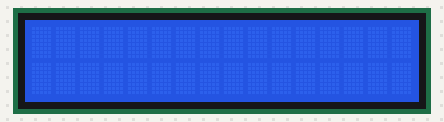
Simulated run of this sketch. Board: Arduino Uno, built with avr-gcc and run on an emulated ATmega328P. Shown: 16×2 character LCD.

Above: at 0.1 s.
At 1.1 s:
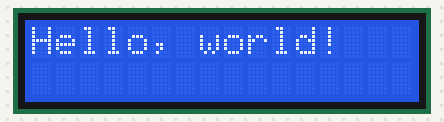

Measured:
- what the display in image 1 shows lasts 8.0 s, from 1.1 s to 9.1 s

The sketch:

lcd.ino
```cpp
#include <Wire.h>
#include <LCD.h>
#include <LiquidCrystal_I2C.h>  // F Malpartida's NewLiquidCrystal library


#define I2C_ADDR    0x27  // Define I2C Address for controller
#define BACKLIGHT_PIN  3
#define En_pin  2
#define Rw_pin  1
#define Rs_pin  0
#define D4_pin  4
#define D5_pin  5
#define D6_pin  6
#define D7_pin  7

#define  LED_OFF  0
#define  LED_ON  1
LiquidCrystal_I2C  lcd(I2C_ADDR,En_pin,Rw_pin,Rs_pin,D4_pin,D5_pin,D6_pin,D7_pin);

void setup()
{
  lcd.begin (16,2);  // initialize the lcd
  lcd.setBacklightPin(BACKLIGHT_PIN,POSITIVE);
  // Switch on the backlight
  lcd.setBacklight(LED_ON);
}

void loop()
{

// Reset the display
  lcd.clear();
  delay(1000);
  lcd.home();

// Print on the LCD
  lcd.backlight();
  lcd.setCursor(0,0);
  lcd.print("Hello, world!");
  delay(8000);

}
```
